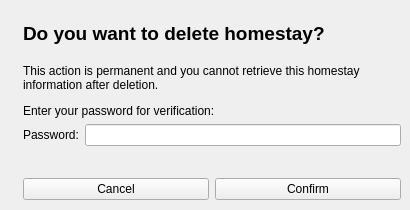
<?xml version="1.0" encoding="UTF-8"?>
<ui version="4.0">
 <class>HomestayDelete</class>
 <widget class="QWidget" name="HomestayDelete">
  <property name="geometry">
   <rect>
    <x>0</x>
    <y>0</y>
    <width>410</width>
    <height>210</height>
   </rect>
  </property>
  <property name="sizePolicy">
   <sizepolicy hsizetype="Fixed" vsizetype="Fixed">
    <horstretch>0</horstretch>
    <verstretch>0</verstretch>
   </sizepolicy>
  </property>
  <property name="minimumSize">
   <size>
    <width>410</width>
    <height>210</height>
   </size>
  </property>
  <property name="maximumSize">
   <size>
    <width>410</width>
    <height>210</height>
   </size>
  </property>
  <property name="windowTitle">
   <string>Confirm Deletion</string>
  </property>
  <widget class="QWidget" name="horizontalLayoutWidget">
   <property name="geometry">
    <rect>
     <x>10</x>
     <y>10</y>
     <width>391</width>
     <height>190</height>
    </rect>
   </property>
   <layout class="QHBoxLayout" name="horizontalLayout">
    <item>
     <widget class="QLabel" name="picLbl">
      <property name="text">
       <string/>
      </property>
      <property name="pixmap">
       <pixmap>trash.png</pixmap>
      </property>
     </widget>
    </item>
    <item>
     <layout class="QVBoxLayout" name="verticalLayout">
      <item>
       <widget class="QLabel" name="label">
        <property name="text">
         <string>&lt;html&gt;&lt;head/&gt;&lt;body&gt;&lt;p&gt;&lt;span style=&quot; font-size:14pt; font-weight:600;&quot;&gt;Do you want to delete homestay?&lt;/span&gt;&lt;/p&gt;&lt;/body&gt;&lt;/html&gt;</string>
        </property>
        <property name="textFormat">
         <enum>Qt::AutoText</enum>
        </property>
       </widget>
      </item>
      <item>
       <widget class="QLabel" name="label_3">
        <property name="text">
         <string>&lt;html&gt;&lt;head/&gt;&lt;body&gt;&lt;p&gt;This action is permanent and you cannot retrieve this homestay information after deletion.&lt;/p&gt;&lt;p&gt;Enter your password for verification:&lt;/p&gt;&lt;/body&gt;&lt;/html&gt;</string>
        </property>
        <property name="wordWrap">
         <bool>true</bool>
        </property>
       </widget>
      </item>
      <item>
       <layout class="QFormLayout" name="formLayout">
        <item row="0" column="0">
         <widget class="QLabel" name="label_2">
          <property name="text">
           <string>Password:</string>
          </property>
         </widget>
        </item>
        <item row="0" column="1">
         <widget class="QLineEdit" name="lineEditPass">
          <property name="echoMode">
           <enum>QLineEdit::Password</enum>
          </property>
         </widget>
        </item>
        <item row="1" column="1">
         <widget class="QLabel" name="aLabel">
          <property name="text">
           <string/>
          </property>
         </widget>
        </item>
       </layout>
      </item>
      <item>
       <layout class="QHBoxLayout" name="horizontalLayout_2">
        <item>
         <widget class="QPushButton" name="buttonCancel">
          <property name="text">
           <string>Cancel</string>
          </property>
         </widget>
        </item>
        <item>
         <widget class="QPushButton" name="buttonConfirm">
          <property name="text">
           <string>Confirm</string>
          </property>
         </widget>
        </item>
       </layout>
      </item>
     </layout>
    </item>
   </layout>
  </widget>
 </widget>
 <resources/>
 <connections/>
</ui>
